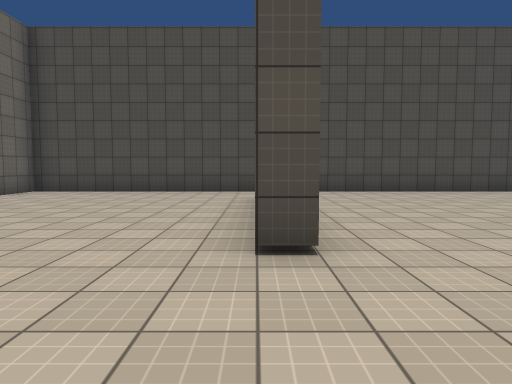
view 1 (above)

18 first-person views from a walk through a 3-D level made in the Unity game engine. The camera is 1.4 m above the floor, tilts 4° down and sees 70° across. The floor is counted in squares, 2 m on a side. Each view is taken from the middle of a square. On the plan, view 1 faces up. The plan holds only what a view shows up to about 11 squares ahead; the rest is blank. The place goes on beyond the plan. The player is left out. Surface patterns are stand-ins for the level's own textures.

view 2
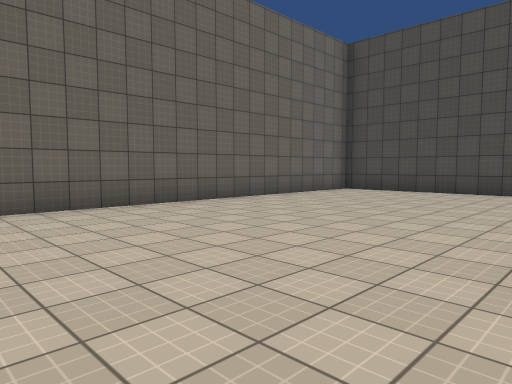

view 3
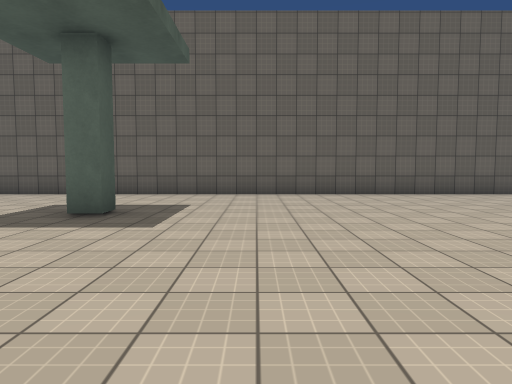

view 4
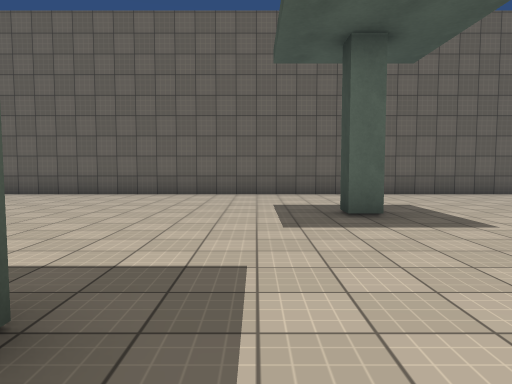

view 5
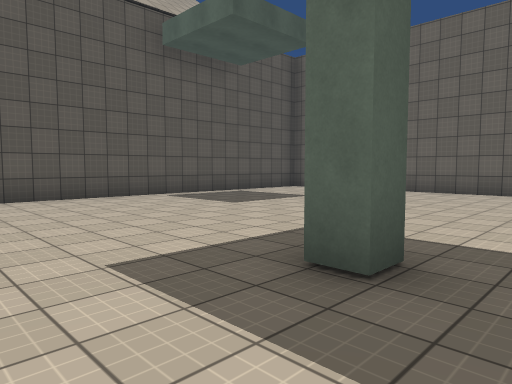

view 6
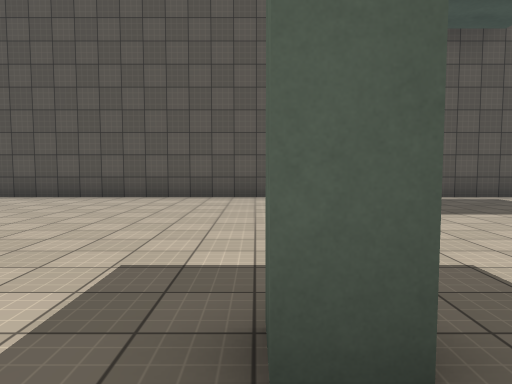

view 7
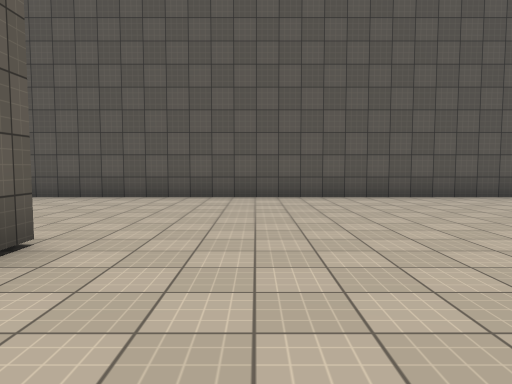

view 8
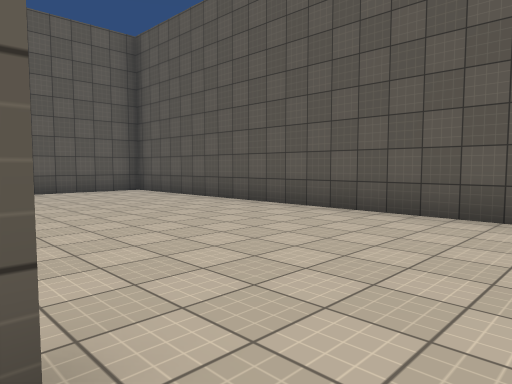

view 9
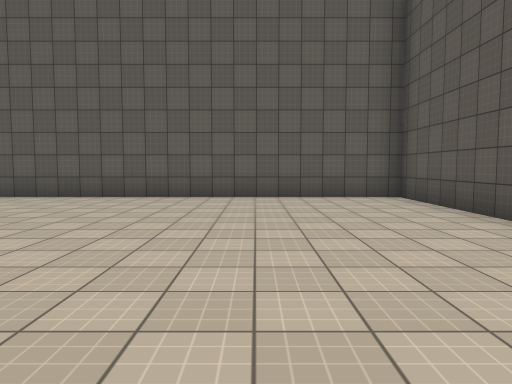

view 10
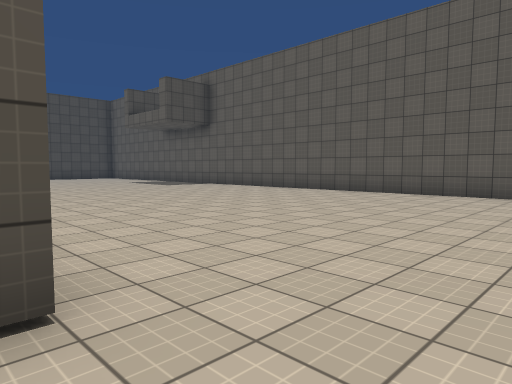

view 11
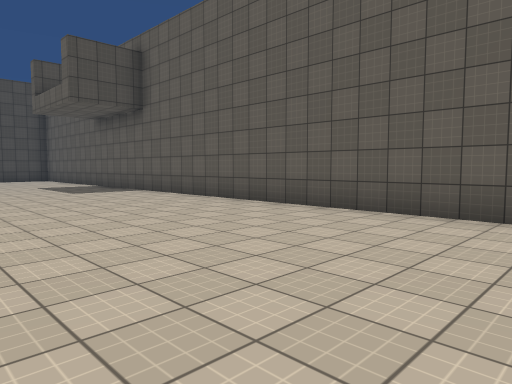

view 12
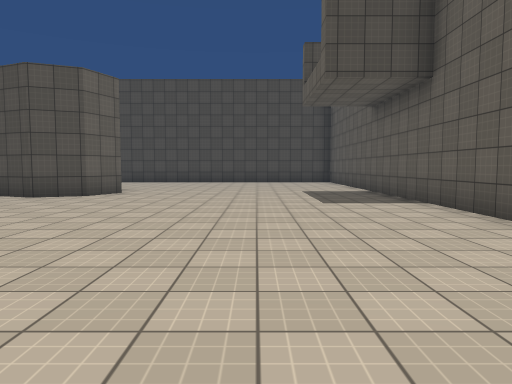

view 13
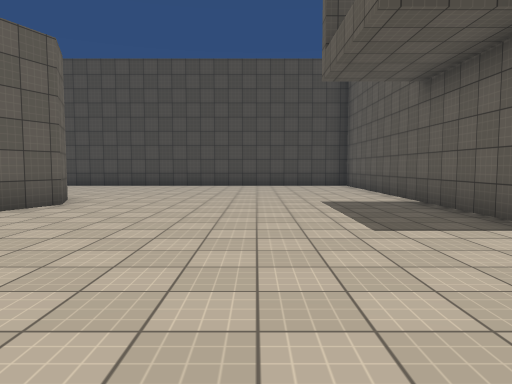

view 14
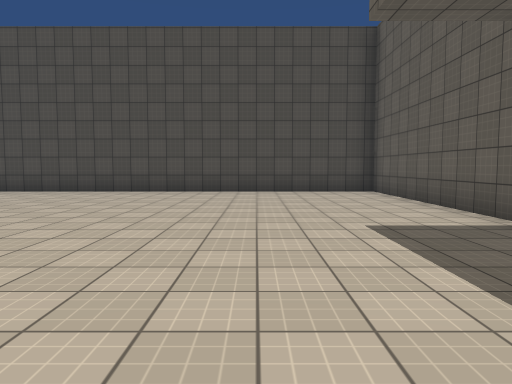

view 15
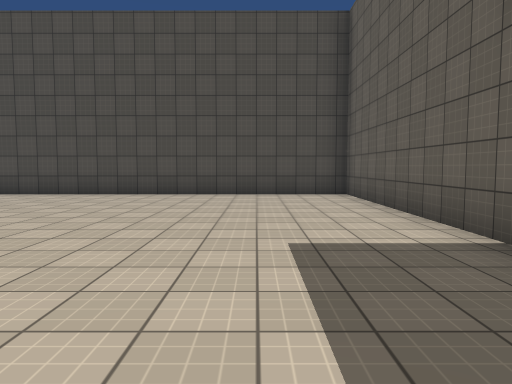

view 16
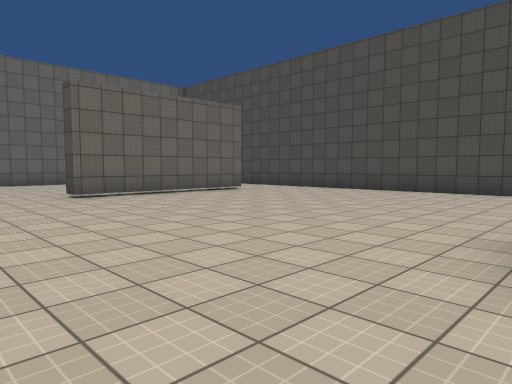

view 17
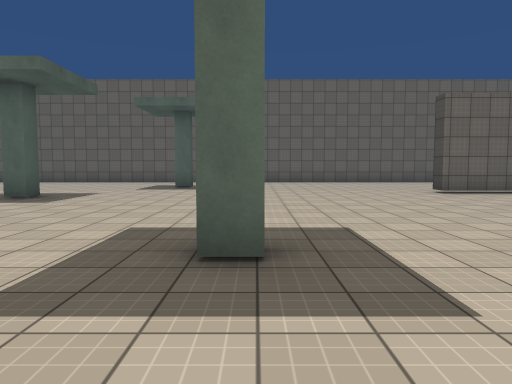

view 18
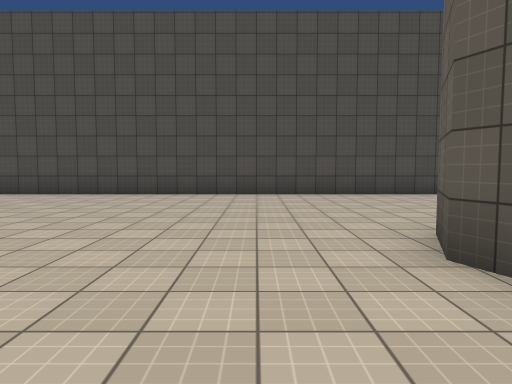

### Floor plan
Points are (right, up) in squares from view 1. A wall is a line through its corners. A room is listed if a view was taken in it or the views show most of it. See-through windows are left out.
Room 1 (views 1, 2, 3, 4, 5, 6, 7, 8, 9, 10, 11, 12, 13, 14, 15, 16, 17, 18)
walls: (7.3, -1.9) (7.3, -2.5); (8.6, 3.2) (8.4, 3.7) (8.9, 4.8); (1.4, -7.1) (2, -7.1) (2, -7.6); (9, -9.2) (9, -8.8); (11, 4.7) (11.4, 3.7) (11, 2.6) (9.9, 2.2) (8.9, 2.6); (-2.8, -4.2) (-2.2, -4.2) (-2.2, -4.7) (-2.8, -4.7); (0.5, 7.1) (0.5, 2.8) (-0.1, 2.8); (-3.9, -14.3) (18.3, -14.3) (18.3, 10.2) (-6.2, 10.2) (-6.2, -12.4)

Positions as (right, up) in squares from view 1, and headings:
1: (0, 0), facing up
2: (0, 0), facing up-left
3: (3, -2), facing left
4: (3, -6), facing left
5: (4, -6), facing down-left
6: (2, -6), facing down
7: (7, -6), facing down
8: (8, -9), facing down-right
9: (10, -11), facing right
10: (9, -11), facing up-right
11: (13, -9), facing up-right
12: (15, -6), facing up
13: (15, -3), facing up
14: (15, 0), facing up
15: (16, 1), facing up
16: (9, 0), facing up-left
17: (10, -2), facing left
18: (7, 1), facing up
